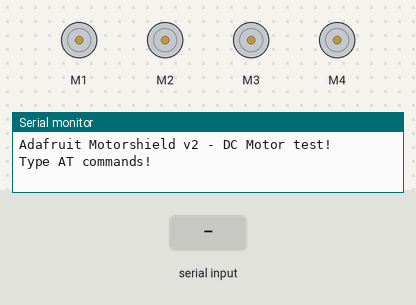
This sketch was run on a simulated Arduino Uno, built with avr-gcc and run on an emulated ATmega328P. Shown: 4 × DC motor (green arrow = forward, orange = backward, longer = faster), the last lines printed to the serial monitor. The inputs (shaded band) are chosen by the test bench.

Above: at 1.2 s.
1.3 s: "u" received over the second serial link
At 2.0 s:
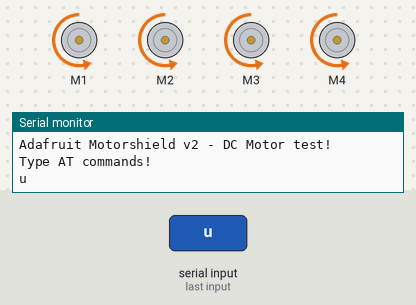
2.8 s: "d" received over the second serial link
At 3.1 s:
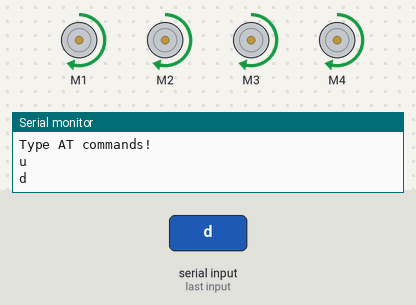
4.3 s: "r" received over the second serial link
At 5.5 s:
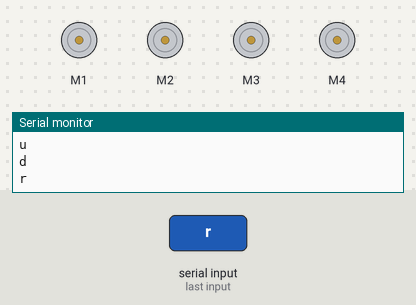
5.9 s: "l" received over the second serial link
At 6.7 s:
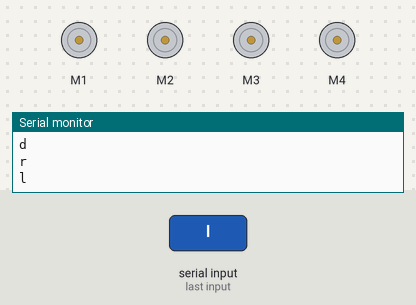
Timing chart, 0 to 8.5 s (numbered marks = the images above; inputs shaded):
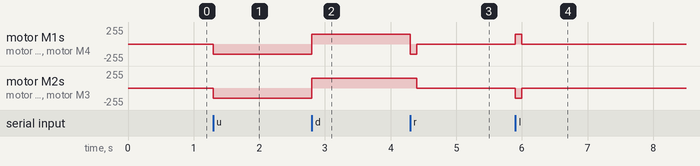

Measured:
- after the input at 1.3 s, motor M1–4: stopped → backward 150/255 at once
- after the input at 2.8 s, motor M1–4: backward 150/255 → forward 150/255 at once
- after the input at 4.3 s, motor M1, motor M4: forward 150/255 → backward 150/255 at once, → stopped 0.10 s later; motor M2, motor M3: forward 150/255 → stopped after 0.10 s
- after the input at 5.9 s, motor M1, motor M4: stopped → forward 150/255 at once, → stopped 0.10 s later; motor M2, motor M3: stopped → backward 150/255 at once, → stopped 0.10 s later

The sketch:

Bluetooth_Car_V1.ino
```cpp
// (licence header left out)
#include <Wire.h>
#include <Adafruit_MotorShield.h>
#include <SoftwareSerial.h>

SoftwareSerial mySerial(3, 2); // RX, TX
// Create the motor shield object with the default I2C address
Adafruit_MotorShield AFMS = Adafruit_MotorShield();

String command = ""; // Stores response of the HC-06 Bluetooth device

// Select which 'port' M1, M2, M3 or M4. In this case, M1
Adafruit_DCMotor *motorOne = AFMS.getMotor(1);
Adafruit_DCMotor *motorTwo = AFMS.getMotor(2);
Adafruit_DCMotor *motorThree = AFMS.getMotor(3);
Adafruit_DCMotor *motorFour = AFMS.getMotor(4);

/********************************************************************************

                            FUNCTIONS SECTION

********************************************************************************/
void moveBackward(){
  motorOne->run(FORWARD);
  motorTwo->run(FORWARD);
  motorThree->run(FORWARD);
  motorFour->run(FORWARD);
}

void moveForward(){
  motorOne->run(BACKWARD);
  motorTwo->run(BACKWARD);
  motorThree->run(BACKWARD);
  motorFour->run(BACKWARD);
}

void turnRight(){
  motorOne->run(BACKWARD);
  motorTwo->run(FORWARD);
  motorThree->run(FORWARD);
  motorFour->run(BACKWARD);
  delay(100);
  motorOne->run(RELEASE);
  motorTwo->run(RELEASE);
  motorThree->run(RELEASE);
  motorFour->run(RELEASE);
}

void turnLeft(){
  motorOne->run(FORWARD);
  motorTwo->run(BACKWARD);
  motorThree->run(BACKWARD);
  motorFour->run(FORWARD);
  delay(100);
  motorOne->run(RELEASE);
  motorTwo->run(RELEASE);
  motorThree->run(RELEASE);
  motorFour->run(RELEASE);
}

void stopMovement(){
  motorOne->run(RELEASE);
  motorTwo->run(RELEASE);
  motorThree->run(RELEASE);
  motorFour->run(RELEASE);
}

/********************************************************************************

                            SETUP SECTION

********************************************************************************/
void setup() {
  Serial.begin(9600);           // set up Serial library at 9600 bps
  Serial.println("Adafruit Motorshield v2 - DC Motor test!");
  Serial.println("Type AT commands!");

  // The HC-06 defaults to 9600 according to the datasheet.
  mySerial.begin(9600);

  AFMS.begin();  // create with the default frequency 1.6KHz
  //AFMS.begin(1000);  // OR with a different frequency, say 1KHz

  // Set the speed to start, from 0 (off) to 255 (max speed)
 int i = 150;
 motorOne->setSpeed(i);
 motorTwo->setSpeed(i);
 motorThree->setSpeed(i);
 motorFour->setSpeed(i);
}
/********************************************************************************

                                EVENT LOOP

********************************************************************************/
void loop() {

  if (mySerial.available()) {
    while(mySerial.available()) { // While there is more to be read, keep reading.
      command += (char)mySerial.read();
    }

    Serial.println(command);
    if(command == "u") moveForward();
    if(command == "d") moveBackward();
    if(command == "r") turnRight();
    if(command == "l") turnLeft();
    if(command == "s") stopMovement();
    command = ""; // No repeats
  }

  // Read user input if available.
  if (Serial.available()){
    delay(10); // The delay is necessary to get this working!
    mySerial.write(Serial.read());

  }


}
```
